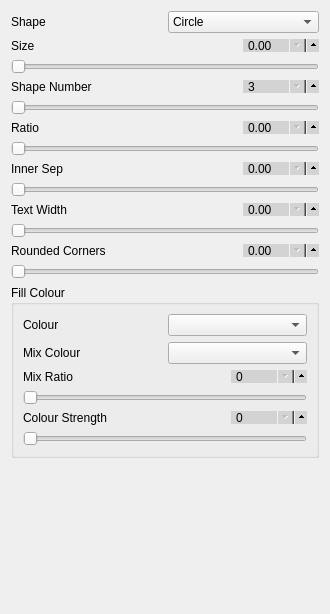
         <widget class="QWidget" name="page_2">
          <property name="geometry">
           <rect>
            <x>0</x>
            <y>0</y>
            <width>330</width>
            <height>614</height>
           </rect>
          </property>
          <attribute name="label">
           <string>Marker</string>
          </attribute>
          <layout class="QVBoxLayout" name="verticalLayout_13">
           <item>
            <layout class="QHBoxLayout" name="horizontalLayout_11">
             <item>
              <widget class="QLabel" name="label_22">
               <property name="text">
                <string>Shape</string>
               </property>
              </widget>
             </item>
             <item>
              <widget class="QComboBox" name="point_marker_shape">
               <item>
                <property name="text">
                 <string>Circle</string>
                </property>
               </item>
               <item>
                <property name="text">
                 <string>Rectangle</string>
                </property>
               </item>
               <item>
                <property name="text">
                 <string>Regular Polygon</string>
                </property>
               </item>
               <item>
                <property name="text">
                 <string>Star</string>
                </property>
               </item>
               <item>
                <property name="text">
                 <string>Diamond</string>
                </property>
               </item>
              </widget>
             </item>
            </layout>
           </item>
           <item>
            <layout class="QVBoxLayout" name="verticalLayout_7">
             <item>
              <layout class="QHBoxLayout" name="horizontalLayout_10">
               <item>
                <widget class="QLabel" name="label_23">
                 <property name="text">
                  <string>Size</string>
                 </property>
                </widget>
               </item>
               <item>
                <widget class="QDoubleSpinBox" name="point_size_spin">
                 <property name="styleSheet">
                  <string notr="true">QDoubleSpinBox {
	max-height: 11px;
	min-height: 11px;
    min-width: 60px;
    max-width: 60px;
    padding-right: 10px;
    background-color: lightgray;
    padding-top: -2px;
    padding-bottom: -2px;
}

QDoubleSpinBox::up-button {
  subcontrol-origin: padding;
  subcontrol-position: right center;
  left: 7px;
  height: 18px;
  width: 18px;
}

QDoubleSpinBox::down-button {
  subcontrol-origin: content;
  subcontrol-position: right center;
  left: 0px;
  top: 0px;
  height: 18px;
  width: 18px;
}

</string>
                 </property>
                </widget>
               </item>
              </layout>
             </item>
             <item>
              <widget class="QSlider" name="point_size_slider">
               <property name="styleSheet">
                <string notr="true"/>
               </property>
               <property name="minimum">
                <number>0</number>
               </property>
               <property name="singleStep">
                <number>1</number>
               </property>
               <property name="orientation">
                <enum>Qt::Horizontal</enum>
               </property>
              </widget>
             </item>
            </layout>
           </item>
           <item>
            <layout class="QVBoxLayout" name="verticalLayout_8">
             <item>
              <layout class="QHBoxLayout" name="horizontalLayout_12">
               <item>
                <widget class="QLabel" name="label_24">
                 <property name="text">
                  <string>Shape Number</string>
                 </property>
                </widget>
               </item>
               <item>
                <widget class="QSpinBox" name="point_shape_number_spin">
                 <property name="styleSheet">
                  <string notr="true">QSpinBox {
	max-height: 11px;
	min-height: 11px;
    min-width: 60px;
    max-width: 60px;
    padding-right: 10px;
    background-color: lightgray;
    padding-top: -2px;
    padding-bottom: -2px;
}

QSpinBox::up-button {
  subcontrol-origin: padding;
  subcontrol-position: right center;
  left: 7px;
  height: 18px;
  width: 18px;
}

QSpinBox::down-button {
  subcontrol-origin: content;
  subcontrol-position: right center;
  left: 0px;
  top: 0px;
  height: 18px;
  width: 18px;
}

</string>
                 </property>
                 <property name="minimum">
                  <number>3</number>
                 </property>
                 <property name="maximum">
                  <number>20</number>
                 </property>
                </widget>
               </item>
              </layout>
             </item>
             <item>
              <widget class="QSlider" name="point_shape_number_slider">
               <property name="styleSheet">
                <string notr="true"/>
               </property>
               <property name="minimum">
                <number>3</number>
               </property>
               <property name="maximum">
                <number>20</number>
               </property>
               <property name="orientation">
                <enum>Qt::Horizontal</enum>
               </property>
              </widget>
             </item>
            </layout>
           </item>
           <item>
            <layout class="QVBoxLayout" name="verticalLayout_9">
             <item>
              <layout class="QHBoxLayout" name="horizontalLayout_13">
               <item>
                <widget class="QLabel" name="label_25">
                 <property name="text">
                  <string>Ratio</string>
                 </property>
                </widget>
               </item>
               <item>
                <widget class="QDoubleSpinBox" name="point_ratio_spin">
                 <property name="styleSheet">
                  <string notr="true">QDoubleSpinBox {
	max-height: 11px;
	min-height: 11px;
    min-width: 60px;
    max-width: 60px;
    padding-right: 10px;
    background-color: lightgray;
    padding-top: -2px;
    padding-bottom: -2px;
}

QDoubleSpinBox::up-button {
  subcontrol-origin: padding;
  subcontrol-position: right center;
  left: 7px;
  height: 18px;
  width: 18px;
}

QDoubleSpinBox::down-button {
  subcontrol-origin: content;
  subcontrol-position: right center;
  left: 0px;
  top: 0px;
  height: 18px;
  width: 18px;
}

</string>
                 </property>
                </widget>
               </item>
              </layout>
             </item>
             <item>
              <widget class="QSlider" name="point_ratio_slider">
               <property name="styleSheet">
                <string notr="true"/>
               </property>
               <property name="orientation">
                <enum>Qt::Horizontal</enum>
               </property>
              </widget>
             </item>
            </layout>
           </item>
           <item>
            <layout class="QVBoxLayout" name="verticalLayout_21">
             <item>
              <layout class="QHBoxLayout" name="horizontalLayout_29">
               <item>
                <widget class="QLabel" name="label_39">
                 <property name="text">
                  <string>Inner Sep</string>
                 </property>
                </widget>
               </item>
               <item>
                <widget class="QDoubleSpinBox" name="point_inner_sep_spin">
                 <property name="styleSheet">
                  <string notr="true">QDoubleSpinBox {
	max-height: 11px;
	min-height: 11px;
    min-width: 60px;
    max-width: 60px;
    padding-right: 10px;
    background-color: lightgray;
    padding-top: -2px;
    padding-bottom: -2px;
}

QDoubleSpinBox::up-button {
  subcontrol-origin: padding;
  subcontrol-position: right center;
  left: 7px;
  height: 18px;
  width: 18px;
}

QDoubleSpinBox::down-button {
  subcontrol-origin: content;
  subcontrol-position: right center;
  left: 0px;
  top: 0px;
  height: 18px;
  width: 18px;
}

</string>
                 </property>
                </widget>
               </item>
              </layout>
             </item>
             <item>
              <widget class="QSlider" name="point_inner_sep_slider">
               <property name="styleSheet">
                <string notr="true"/>
               </property>
               <property name="orientation">
                <enum>Qt::Horizontal</enum>
               </property>
              </widget>
             </item>
            </layout>
           </item>
           <item>
            <layout class="QVBoxLayout" name="verticalLayout_22">
             <item>
              <layout class="QHBoxLayout" name="horizontalLayout_30">
               <item>
                <widget class="QLabel" name="label_40">
                 <property name="text">
                  <string>Text Width</string>
                 </property>
                </widget>
               </item>
               <item>
                <widget class="QDoubleSpinBox" name="point_text_width_spin">
                 <property name="styleSheet">
                  <string notr="true">QDoubleSpinBox {
	max-height: 11px;
	min-height: 11px;
    min-width: 60px;
    max-width: 60px;
    padding-right: 10px;
    background-color: lightgray;
    padding-top: -2px;
    padding-bottom: -2px;
}

QDoubleSpinBox::up-button {
  subcontrol-origin: padding;
  subcontrol-position: right center;
  left: 7px;
  height: 18px;
  width: 18px;
}

QDoubleSpinBox::down-button {
  subcontrol-origin: content;
  subcontrol-position: right center;
  left: 0px;
  top: 0px;
  height: 18px;
  width: 18px;
}

</string>
                 </property>
                </widget>
               </item>
              </layout>
             </item>
             <item>
              <widget class="QSlider" name="point_text_width_slider">
               <property name="styleSheet">
                <string notr="true"/>
               </property>
               <property name="orientation">
                <enum>Qt::Horizontal</enum>
               </property>
              </widget>
             </item>
            </layout>
           </item>
           <item>
            <layout class="QVBoxLayout" name="verticalLayout_25">
             <item>
              <layout class="QHBoxLayout" name="horizontalLayout_32">
               <item>
                <widget class="QLabel" name="label_42">
                 <property name="text">
                  <string>Rounded Corners</string>
                 </property>
                </widget>
               </item>
               <item>
                <widget class="QDoubleSpinBox" name="point_rounded_corners_spin">
                 <property name="styleSheet">
                  <string notr="true">QDoubleSpinBox {
	max-height: 11px;
	min-height: 11px;
    min-width: 60px;
    max-width: 60px;
    padding-right: 10px;
    background-color: lightgray;
    padding-top: -2px;
    padding-bottom: -2px;
}

QDoubleSpinBox::up-button {
  subcontrol-origin: padding;
  subcontrol-position: right center;
  left: 7px;
  height: 18px;
  width: 18px;
}

QDoubleSpinBox::down-button {
  subcontrol-origin: content;
  subcontrol-position: right center;
  left: 0px;
  top: 0px;
  height: 18px;
  width: 18px;
}

</string>
                 </property>
                </widget>
               </item>
              </layout>
             </item>
             <item>
              <widget class="QSlider" name="point_rounded_corners_slider">
               <property name="styleSheet">
                <string notr="true"/>
               </property>
               <property name="orientation">
                <enum>Qt::Horizontal</enum>
               </property>
              </widget>
             </item>
            </layout>
           </item>
           <item>
            <widget class="QGroupBox" name="groupBox">
             <property name="title">
              <string>Fill Colour</string>
             </property>
             <layout class="QVBoxLayout" name="verticalLayout_12">
              <item>
               <layout class="QHBoxLayout" name="horizontalLayout_14">
                <item>
                 <widget class="QLabel" name="label_26">
                  <property name="text">
                   <string>Colour</string>
                  </property>
                 </widget>
                </item>
                <item>
                 <widget class="QComboBox" name="point_marker_colour_name">
                  <property name="maxVisibleItems">
                   <number>20</number>
                  </property>
                 </widget>
                </item>
               </layout>
              </item>
              <item>
               <layout class="QHBoxLayout" name="horizontalLayout_15">
                <item>
                 <widget class="QLabel" name="label_27">
                  <property name="text">
                   <string>Mix Colour</string>
                  </property>
                 </widget>
                </item>
                <item>
                 <widget class="QComboBox" name="point_marker_colour_mix_name">
                  <property name="maxVisibleItems">
                   <number>20</number>
                  </property>
                 </widget>
                </item>
               </layout>
              </item>
              <item>
               <layout class="QVBoxLayout" name="verticalLayout_10">
                <item>
                 <layout class="QHBoxLayout" name="horizontalLayout_16">
                  <item>
                   <widget class="QLabel" name="label_28">
                    <property name="text">
                     <string>Mix Ratio</string>
                    </property>
                   </widget>
                  </item>
                  <item>
                   <widget class="QSpinBox" name="point_marker_colour_mixratio_spin">
                    <property name="styleSheet">
                     <string notr="true">QSpinBox {
	max-height: 11px;
	min-height: 11px;
    min-width: 60px;
    max-width: 60px;
    padding-right: 10px;
    background-color: lightgray;
    padding-top: -2px;
    padding-bottom: -2px;
}

QSpinBox::up-button {
  subcontrol-origin: padding;
  subcontrol-position: right center;
  left: 7px;
  height: 18px;
  width: 18px;
}

QSpinBox::down-button {
  subcontrol-origin: content;
  subcontrol-position: right center;
  left: 0px;
  top: 0px;
  height: 18px;
  width: 18px;
}

</string>
                    </property>
                    <property name="minimum">
                     <number>0</number>
                    </property>
                    <property name="maximum">
                     <number>100</number>
                    </property>
                    <property name="value">
                     <number>0</number>
                    </property>
                   </widget>
                  </item>
                 </layout>
                </item>
                <item>
                 <widget class="QSlider" name="point_marker_colour_mixratio_slider">
                  <property name="styleSheet">
                   <string notr="true"/>
                  </property>
                  <property name="maximum">
                   <number>100</number>
                  </property>
                  <property name="orientation">
                   <enum>Qt::Horizontal</enum>
                  </property>
                 </widget>
                </item>
               </layout>
              </item>
              <item>
               <layout class="QVBoxLayout" name="verticalLayout_11">
                <item>
                 <layout class="QHBoxLayout" name="horizontalLayout_17">
                  <item>
                   <widget class="QLabel" name="label_29">
                    <property name="text">
                     <string>Colour Strength</string>
                    </property>
                   </widget>
                  </item>
                  <item>
                   <widget class="QSpinBox" name="point_marker_colour_strength_spin">
                    <property name="styleSheet">
                     <string notr="true">QSpinBox {
	max-height: 11px;
	min-height: 11px;
    min-width: 60px;
    max-width: 60px;
    padding-right: 10px;
    background-color: lightgray;
    padding-top: -2px;
    padding-bottom: -2px;
}

QSpinBox::up-button {
  subcontrol-origin: padding;
  subcontrol-position: right center;
  left: 7px;
  height: 18px;
  width: 18px;
}

QSpinBox::down-button {
  subcontrol-origin: content;
  subcontrol-position: right center;
  left: 0px;
  top: 0px;
  height: 18px;
  width: 18px;
}

</string>
                    </property>
                    <property name="minimum">
                     <number>0</number>
                    </property>
                    <property name="maximum">
                     <number>100</number>
                    </property>
                    <property name="value">
                     <number>0</number>
                    </property>
                   </widget>
                  </item>
                 </layout>
                </item>
                <item>
                 <widget class="QSlider" name="point_marker_colour_strength_slider">
                  <property name="styleSheet">
                   <string notr="true"/>
                  </property>
                  <property name="maximum">
                   <number>100</number>
                  </property>
                  <property name="orientation">
                   <enum>Qt::Horizontal</enum>
                  </property>
                 </widget>
                </item>
               </layout>
              </item>
             </layout>
            </widget>
           </item>
           <item>
            <spacer name="verticalSpacer_2">
             <property name="orientation">
              <enum>Qt::Vertical</enum>
             </property>
             <property name="sizeHint" stdset="0">
              <size>
               <width>20</width>
               <height>40</height>
              </size>
             </property>
            </spacer>
           </item>
          </layout>
         </widget>
